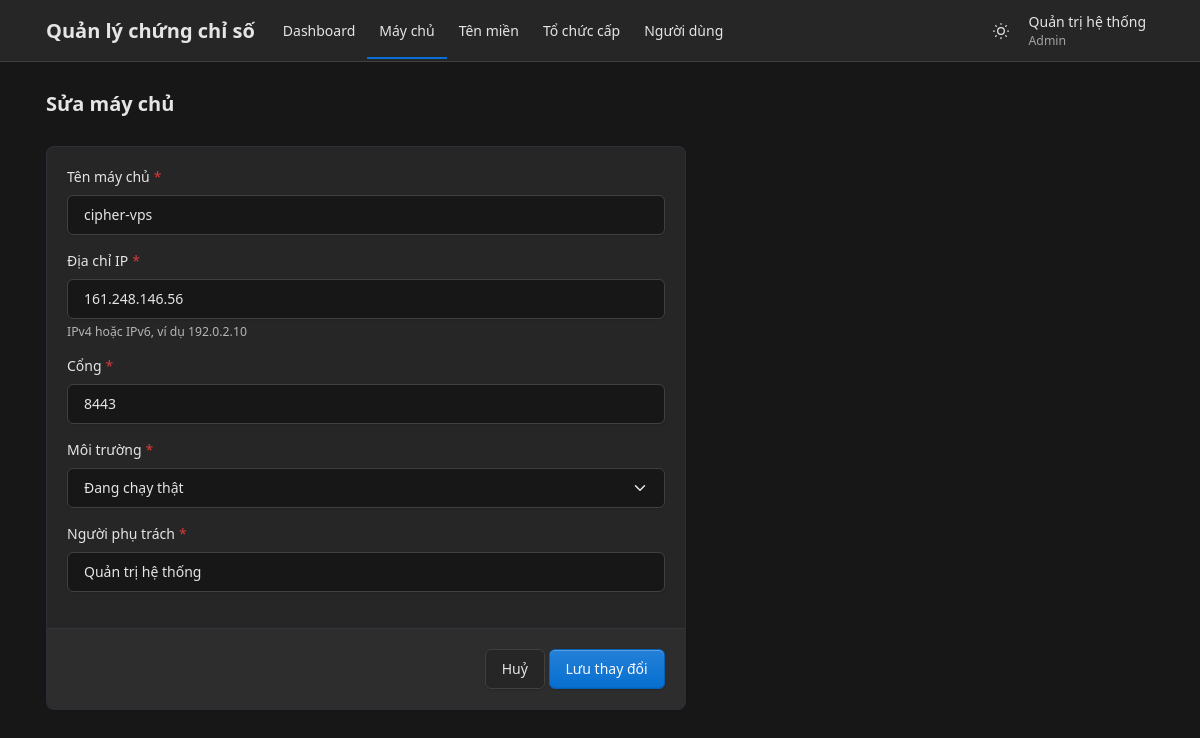
Page /admin/may_chu_form.php?id=5 (signed in) on the committed database.
### tables this page shows
CREATE TABLE users (
    id INT UNSIGNED AUTO_INCREMENT PRIMARY KEY,
    username VARCHAR(50) NOT NULL UNIQUE,
    password_hash VARCHAR(255) NOT NULL,
    full_name VARCHAR(100) NOT NULL,
    role_id INT UNSIGNED NOT NULL,
    is_locked TINYINT(1) NOT NULL DEFAULT 0,  
     
    failed_logins TINYINT UNSIGNED NOT NULL DEFAULT 0,
    locked_until DATETIME NULL,
    CONSTRAINT fk_users_role FOREIGN KEY (role_id) REFERENCES roles (id) ON DELETE RESTRICT
);

CREATE TABLE roles (
    id INT UNSIGNED AUTO_INCREMENT PRIMARY KEY,
    name VARCHAR(50) NOT NULL UNIQUE
);

CREATE TABLE servers (
    id INT UNSIGNED AUTO_INCREMENT PRIMARY KEY,
    hostname VARCHAR(255) NOT NULL,
    ip_address VARCHAR(45) NOT NULL,  
    port SMALLINT UNSIGNED NOT NULL DEFAULT 443,
    environment ENUM('production', 'staging', 'development') NOT NULL DEFAULT 'production',
    owner VARCHAR(100) NOT NULL,
    CONSTRAINT chk_servers_port CHECK (port BETWEEN 1 AND 65535)
);

### src/auth.php (called while the page is built, shortened)
<?php
function nguoiDungHienTai(PDO $pdo): ?array
{
    $cau = $pdo->prepare('SELECT u.id, u.username, u.full_name, r.name AS role_name
                          FROM users u JOIN roles r ON r.id = u.role_id
                          WHERE u.id = ? AND u.is_locked = 0');
    $cau->execute([$_SESSION['user_id']]);
    return $cau->fetch() ?: null;
}
function laAdmin(array $nguoi): bool
{
    return $nguoi['role_name'] === VAI_TRO_ADMIN;
}
function yeuCauDangNhap(PDO $pdo): array
{
    $nguoi = nguoiDungHienTai($pdo);
    return $nguoi;
}

### src/danh_muc.php (called while the page is built, shortened)
<?php
function timMayChu(PDO $pdo, int $id): ?array
{
    $cau = $pdo->prepare('SELECT * FROM servers WHERE id = ?');
    $cau->execute([$id]);
    return $cau->fetch() ?: null;
}

### public/admin/may_chu_form.php (the view, shortened to what this page needs)
<?php
require __DIR__ . '/../../src/khoi_dong.php';
require __DIR__ . '/../../src/danh_muc.php';
$pdo = ketNoiCsdl();
$nguoi = yeuCauDangNhap($pdo);
$id = isset($_GET['id']) ? (int) $_GET['id'] : null;
$loi = [];
$giaTri = ['hostname' => '', 'ip_address' => '', 'port' => '443', 'environment' => '', 'owner' => ''];
if ($id !== null) {
    $giaTri = timMayChu($pdo, $id);
}
$hanhDong = 'admin/may_chu_form.php' . ($id !== null ? '?id=' . $id : '');
$trangHienTai = 'may_chu';
require __DIR__ . '/../../views/dau_trang.php';
require __DIR__ . '/../../views/tieu_de_trang.php';
?>
<div class="page-body">
    <div class="container-xl">
        <div class="row">
            <div class="col-lg-7">
                <form class="card" method="post" action="<?= e(url($hanhDong)) ?>" data-kiem-tra novalidate>
                    <div class="card-body">
                        <?= oNhap('hostname', 'Tên máy chủ', $giaTri['hostname'], $loi,
                            'required maxlength="255" pattern="[A-Za-z0-9._\-]+" autocomplete="off"',
                            'Gồm chữ không dấu, số, dấu chấm, gạch dưới, gạch ngang.') ?>
                        <?= oNhap('ip_address', 'Địa chỉ IP', $giaTri['ip_address'], $loi,
                            'required maxlength="45" pattern="[0-9A-Fa-f:.]+" autocomplete="off"',
                            'Địa chỉ IP không hợp lệ.', 'IPv4 hoặc IPv6, ví dụ 192.0.2.10') ?>
                        <?= oNhap('port', 'Cổng', (string) $giaTri['port'], $loi,
                            'required type="number" min="1" max="65535"', 'Cổng phải là số từ 1 đến 65535.') ?>
                        <?= oChon('environment', 'Môi trường', MOI_TRUONG, $giaTri['environment'], $loi, 'Hãy chọn môi trường.') ?>
                        <?= oNhap('owner', 'Người phụ trách', $giaTri['owner'], $loi,
                            'required maxlength="100" autocomplete="off"', 'Người phụ trách là bắt buộc.') ?>
                    </div>
                    <div class="card-footer text-end">
                        <a class="btn" href="<?= e(url('admin/may_chu.php')) ?>">Huỷ</a>
                        <button type="submit" class="btn btn-primary"><?= $id === null ? 'Thêm máy chủ' : 'Lưu thay đổi' ?></button>
                    </div>
                </form>
            </div>
        </div>
    </div>
</div>
<?php require __DIR__ . '/../../views/cuoi_trang.php'; ?>

### views/dau_trang.php (shortened to what this page needs)
<?php
$nguoi ??= null;
$trangHienTai ??= '';
$coThanhRieng ??= false;
$nutGiaoDien = <<<'HTML'
<button type="button" class="nav-link px-2 bg-transparent border-0" data-doi-giao-dien
        title="Đổi giao diện sáng/tối" aria-label="Đổi giao diện sáng/tối">
    <svg class="icon hide-theme-dark" xmlns="http://www.w3.org/2000/svg" width="24" height="24" viewBox="0 0 24 24" fill="none" stroke="currentColor" stroke-width="2" stroke-linecap="round" stroke-linejoin="round" aria-hidden="true"><path d="M12 3c.132 0 .263 0 .393 0a7.5 7.5 0 0 0 7.92 12.446a9 9 0 1 1 -8.313 -12.454z"/></svg>
    <svg class="icon hide-theme-light" xmlns="http://www.w3.org/2000/svg" width="24" height="24" viewBox="0 0 24 24" fill="none" stroke="currentColor" stroke-width="2" stroke-linecap="round" stroke-linejoin="round" aria-hidden="true"><circle cx="12" cy="12" r="4"/><path d="M3 12h1m8 -9v1m8 8h1m-9 8v1m-6.4 -15.4l.7 .7m12.1 -.7l-.7 .7m0 11.4l.7 .7m-12.1 -.7l-.7 .7"/></svg>
</button>
HTML;
?>
<!doctype html>
<html lang="vi" data-bs-theme="dark">
<head>
    <link rel="stylesheet" href="<?= e(url('assets/tabler/tabler.min.css')) ?>">
    <link rel="stylesheet" href="<?= e(url('assets/app.css')) ?>">
</head>
<body>
<?php if ($nguoi === null && !$coThanhRieng): ?>
    <div class="position-absolute top-0 end-0 p-3"><?= $nutGiaoDien ?></div>
<?php elseif ($nguoi !== null): ?>
    <div class="page">
        <header class="navbar navbar-expand-md d-print-none">
            <div class="container-xl">
                <a class="navbar-brand me-3" href="<?= e(url('admin/index.php')) ?>">Quản lý chứng chỉ số</a>
                <div class="navbar-nav flex-row order-md-last align-items-center">
                    <?= $nutGiaoDien ?>
                    <div class="nav-item dropdown">
                        <a href="#" class="nav-link px-2" data-bs-toggle="dropdown" aria-label="Mở menu tài khoản">
                            <span>
                                <span class="d-block"><?= e($nguoi['full_name']) ?></span>
                                <span class="d-block small text-secondary"><?= e($nguoi['role_name']) ?></span>
                            </span>
                        </a>
                    </div>
                </div>
                <div class="collapse navbar-collapse" id="menu-chinh">
                    <ul class="navbar-nav">
                        <li class="nav-item <?= $trangHienTai === 'dashboard' ? 'active' : '' ?>">
                            <a class="nav-link" href="<?= e(url('admin/index.php')) ?>">Dashboard</a>
                        </li>
                        <li class="nav-item <?= $trangHienTai === 'may_chu' ? 'active' : '' ?>">
                            <a class="nav-link" href="<?= e(url('admin/may_chu.php')) ?>">Máy chủ</a>
                        </li>
                        <li class="nav-item <?= $trangHienTai === 'ten_mien' ? 'active' : '' ?>">
                            <a class="nav-link" href="<?= e(url('admin/ten_mien.php')) ?>">Tên miền</a>
                        </li>
                        <li class="nav-item <?= $trangHienTai === 'to_chuc_cap' ? 'active' : '' ?>">
                            <a class="nav-link" href="<?= e(url('admin/to_chuc_cap.php')) ?>">Tổ chức cấp</a>
                        </li>
                        <?php if (laAdmin($nguoi)): ?>
                            <li class="nav-item <?= $trangHienTai === 'nguoi_dung' ? 'active' : '' ?>">
                                <a class="nav-link" href="<?= e(url('admin/nguoi_dung.php')) ?>">Người dùng</a>
                            </li>
                        <?php endif; ?>
                    </ul>
                </div>
            </div>
        </header>
        <div class="page-wrapper">
<?php endif; ?>

### src/khoi_dong.php (shortened to what this page needs)
<?php
require_once __DIR__ . '/../config/db.php';
require_once __DIR__ . '/auth.php';
function e(?string $chuoi): string
{
    return htmlspecialchars((string) $chuoi, ENT_QUOTES, 'UTF-8');
}
function url(string $duongDan): string
{
    $thuMucPublic = str_replace('\\', '/', realpath(__DIR__ . '/../public'));
    $gocWeb = str_replace('\\', '/', realpath($_SERVER['DOCUMENT_ROOT']));
    return substr($thuMucPublic, strlen($gocWeb)) . '/' . $duongDan;
}
function oNhap(string $ten, string $nhan, ?string $giaTri, array $loi, string $thuocTinh = '', string $loiMacDinh = '', string $goiY = ''): string
{
    $batBuoc = str_contains($thuocTinh, 'required') ? ' required' : '';
    $saiCss = isset($loi[$ten]) ? ' is-invalid' : '';
    $html = '<div class="mb-3">'
        . '<label class="form-label' . $batBuoc . '" for="' . e($ten) . '">' . e($nhan) . '</label>'
        . '<input class="form-control' . $saiCss . '" id="' . e($ten) . '" name="' . e($ten) . '" value="' . e($giaTri) . '" ' . $thuocTinh . '>'
        . '<div class="invalid-feedback">' . e($loi[$ten] ?? $loiMacDinh) . '</div>';
    if ($goiY !== '') {
        $html .= '<small class="form-hint">' . e($goiY) . '</small>';
    }
    return $html . '</div>';
}
function oChon(string $ten, string $nhan, array $luaChon, ?string $dangChon, array $loi, string $loiMacDinh): string
{
    $saiCss = isset($loi[$ten]) ? ' is-invalid' : '';
    $html = '<div class="mb-3">'
        . '<label class="form-label required" for="' . e($ten) . '">' . e($nhan) . '</label>'
        . '<select class="form-select' . $saiCss . '" id="' . e($ten) . '" name="' . e($ten) . '" required>'
        . '<option value="">Chọn</option>';
    foreach ($luaChon as $giaTri => $nhanLuaChon) {
        $chon = (string) $giaTri === (string) $dangChon ? ' selected' : '';
        $html .= '<option value="' . e((string) $giaTri) . '"' . $chon . '>' . e($nhanLuaChon) . '</option>';
    }
    return $html . '</select><div class="invalid-feedback">' . e($loi[$ten] ?? $loiMacDinh) . '</div></div>';
}

### rows in the picture
users: full_name "Quản trị hệ thống", role.name "Admin"
servers: hostname "cipher-vps", ip_address "161.248.146.56", owner "Quản trị hệ thống"

### other values in the picture
$tieuDe "Sửa máy chủ"
$nhan "Tên máy chủ Địa chỉ IP Cổng Người phụ trách"
$goiY "IPv4 hoặc IPv6, ví dụ 192.0.2.10"
$nhan "Môi trường"
form field environment "Đang chạy thật"
